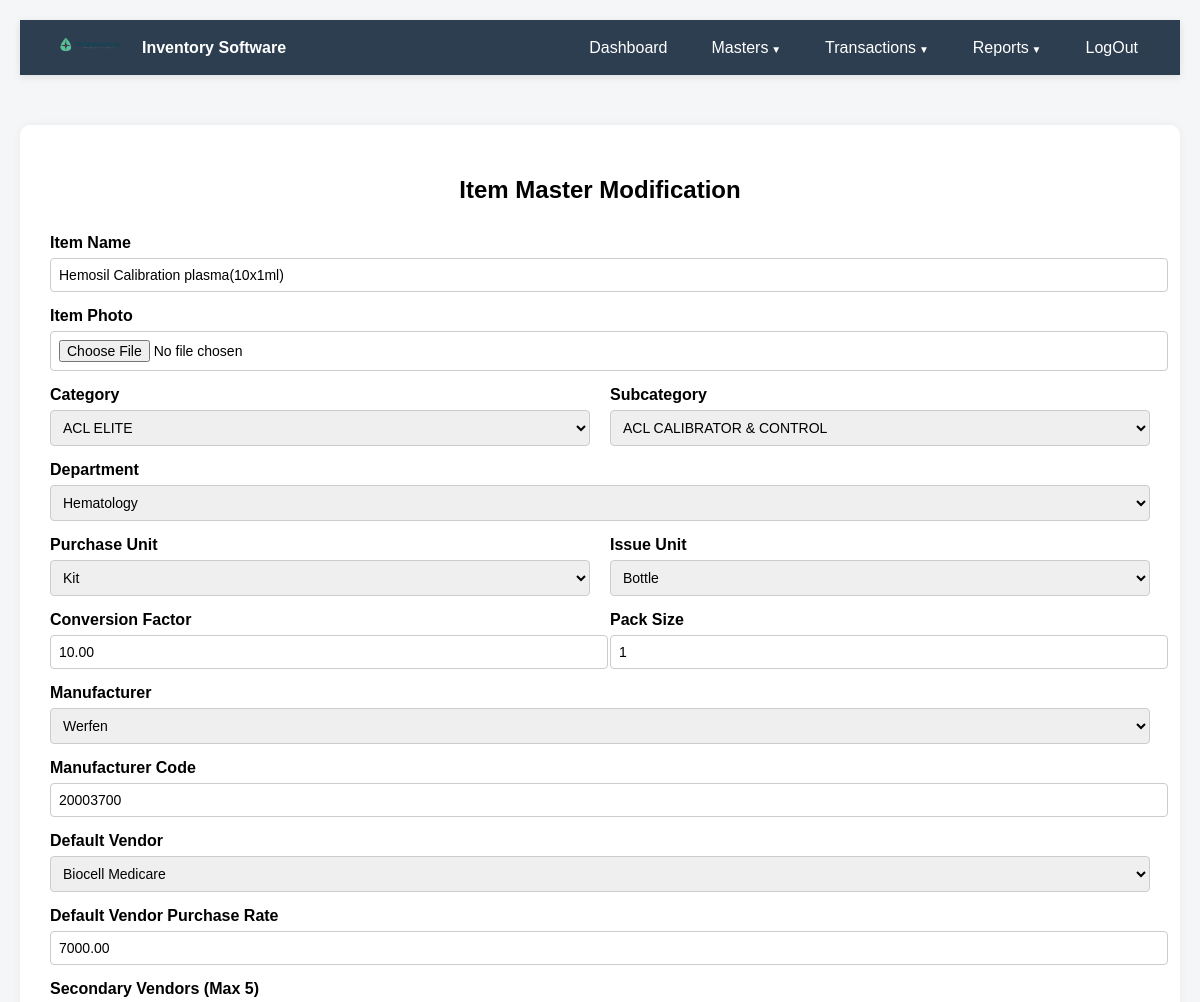
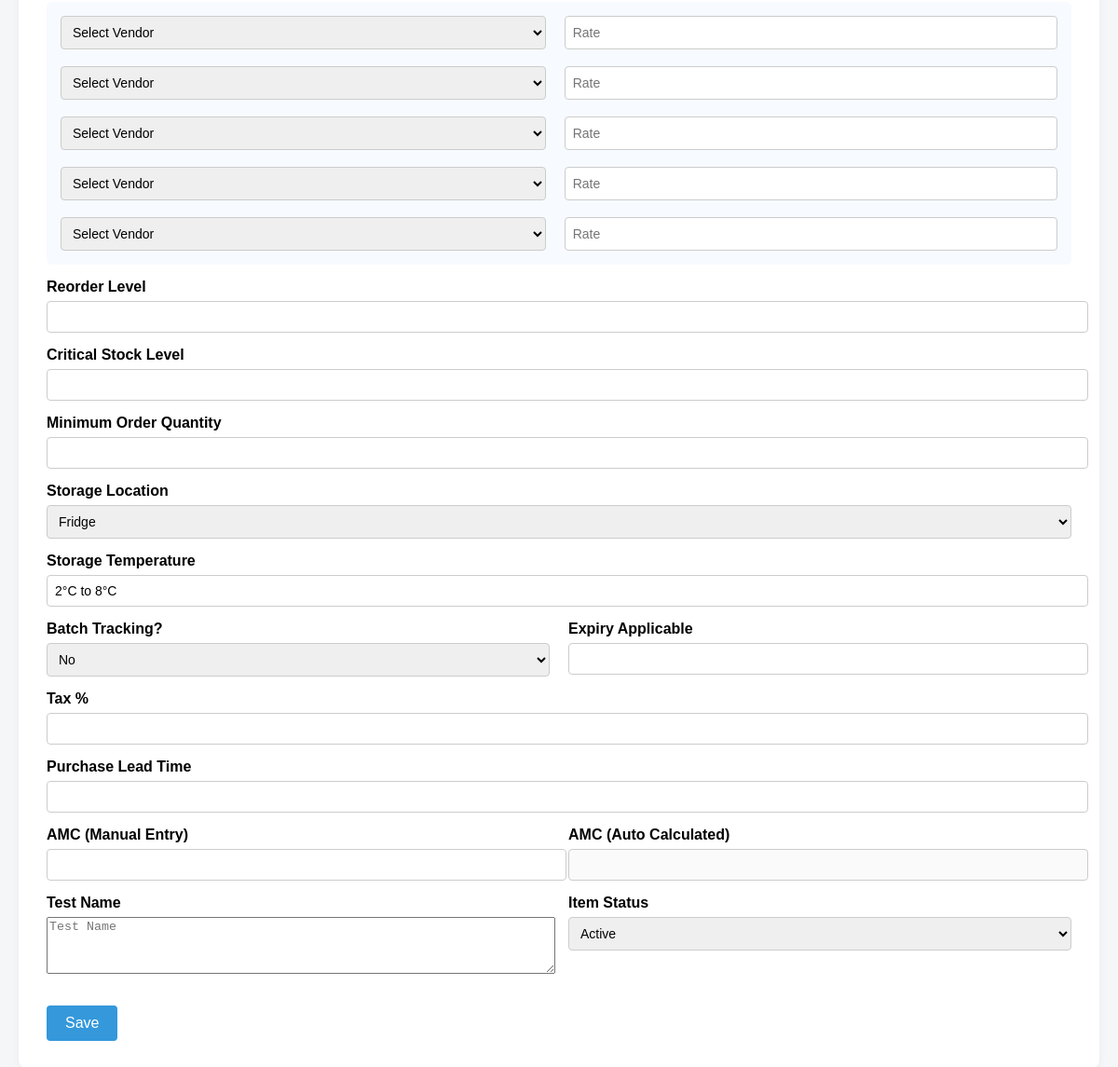
/modifyitem.php?id=ITM250418 (signed in), run on the app's committed database (2 pictures, top to bottom).
### tables this page shows
CREATE TABLE `item_master` (
  `id` int(11) NOT NULL,
  `code` varchar(225) NOT NULL,
  `name` varchar(150) NOT NULL,
  `category_code` varchar(10) DEFAULT NULL,
  `subcategory_code` varchar(10) DEFAULT NULL,
  `unit_code` varchar(10) DEFAULT NULL,
  `department_codes` text DEFAULT NULL,
  `vendor_codes` text DEFAULT NULL,
  `manufacturer` varchar(225) NOT NULL,
  `manufacturer_code` varchar(10) DEFAULT NULL,
  `temperature_code` varchar(10) DEFAULT NULL,
  `reorder_level` int(11) DEFAULT 0,
  `batch_tracking` tinyint(1) DEFAULT 0,
  `min_expiry_days` int(11) DEFAULT 0,
  `status` enum('Active','Inactive') DEFAULT 'Active',
  `updated_at` datetime DEFAULT current_timestamp() ON UPDATE current_timestamp(),
  `purchase_unit` varchar(50) DEFAULT NULL,
  `issue_unit` varchar(50) DEFAULT NULL,
  `conversion_factor` decimal(10,2) DEFAULT 1.00,
  `pack_size` varchar(50) DEFAULT NULL,
  `default_vendor` varchar(225) DEFAULT NULL,
  `default_rate` decimal(10,2) DEFAULT 0.00,
  `opening_stock` decimal(10,2) DEFAULT 0.00,
  `min_order_qty` decimal(10,2) DEFAULT 0.00,
  `storage_location` varchar(50) DEFAULT NULL,
  `storage_temp` varchar(50) DEFAULT NULL,
  `expiry_applicable` tinyint(1) DEFAULT 0,
  `purchase_lead_time` int(11) DEFAULT 0,
  `tax` decimal(5,2) DEFAULT 0.00,
  `amcc` varchar(225) NOT NULL,
  `photo` varchar(255) DEFAULT NULL,
  `secondary_vendors` text DEFAULT NULL,
  `secondary_vendorsrates` text NOT NULL,
  `testname` text NOT NULL
);

CREATE TABLE `subcategory_master` (
  `id` int(11) NOT NULL,
  `code` varchar(10) DEFAULT NULL,
  `name` varchar(100) NOT NULL,
  `category_code` varchar(10) DEFAULT NULL,
  `description` text DEFAULT NULL,
  `status` enum('Active','Inactive') DEFAULT 'Active',
  `updated_at` datetime DEFAULT current_timestamp()
);

CREATE TABLE `department_master` (
  `id` int(11) NOT NULL,
  `code` varchar(10) DEFAULT NULL,
  `name` varchar(100) NOT NULL,
  `description` text DEFAULT NULL,
  `status` enum('Active','Inactive') DEFAULT 'Active',
  `updated_at` datetime DEFAULT current_timestamp()
);

CREATE TABLE `unit_master` (
  `id` int(11) NOT NULL,
  `code` varchar(10) DEFAULT NULL,
  `name` varchar(100) NOT NULL,
  `description` text DEFAULT NULL,
  `status` enum('Active','Inactive') DEFAULT 'Active',
  `updated_at` datetime DEFAULT current_timestamp()
);

CREATE TABLE `vendor_master` (
  `id` int(11) NOT NULL,
  `code` varchar(10) DEFAULT NULL,
  `name` varchar(100) NOT NULL,
  `senior_manager` varchar(100) DEFAULT NULL,
  `senior_email` varchar(100) DEFAULT NULL,
  `senior_phone` varchar(20) DEFAULT NULL,
  `account_manager` varchar(100) DEFAULT NULL,
  `account_email` varchar(100) DEFAULT NULL,
  `account_phone` varchar(20) DEFAULT NULL,
  `pan` varchar(20) DEFAULT NULL,
  `gst` varchar(20) DEFAULT NULL,
  `address` text DEFAULT NULL,
  `status` enum('Active','Inactive') DEFAULT 'Active',
  `updated_at` datetime DEFAULT current_timestamp()
);

CREATE TABLE `location_master` (
  `id` int(11) NOT NULL,
  `code` varchar(10) DEFAULT NULL,
  `name` varchar(100) NOT NULL,
  `temperature_code` varchar(10) DEFAULT NULL,
  `description` text DEFAULT NULL,
  `status` enum('Active','Inactive') DEFAULT 'Active',
  `updated_at` datetime DEFAULT current_timestamp()
);

### modifyitem.php (the view, shortened to what this page needs)
<?php
include 'header.php';
include 'dbconnection.php';
$categories = [];
$subcategories = [];
$codess=$_GET['id'];
$cat_result = $conn->query("SELECT code, name FROM category_master WHERE status='Active'");
while ($row = $cat_result->fetch_assoc()) {
    $categories[$row['code']] = $row['name'];
}
$sub_result = $conn->query("SELECT code, name, category_code FROM subcategory_master WHERE status='Active'");
while ($row = $sub_result->fetch_assoc()) {
    $subcategories[] = $row;
}
$result = $conn->query("SELECT i.code AS `Item Code`,
  i.name AS `Item Name`,
  i.manufacturer_code AS `Mfg Code`,
  i.manufacturer AS `Manufact`,
  i.default_vendor AS `Vendor`,
  i.storage_temp AS `Storage Temp`,
  i.testname AS `Tests Names`,
  i.storage_location AS `Storage Loc`,
  m.name AS `Mfg Name`,
  l.name AS `Location`,
  i.purchase_unit AS `Per. Unit`,
  i.issue_unit AS `Iss. Unit`,
  i.conversion_factor AS `Conv. Factor`,
  i.pack_size AS `Pack Size`,
  i.default_rate AS `Rate`,
  v.name AS `Pimary Suppl.`,
  sc.name AS `Test Name`,
  t.name AS `Temp`,
  uni.name AS `Purcha Name`,
  i.subcategory_code AS `subcatgory code`,
   i.category_code AS `catgory code`,
   i.department_codes AS `department code`
FROM item_master i
LEFT JOIN manufacturer_master m ON i.manufacturer = m.code
LEFT JOIN location_master l ON i.storage_location = l.code
LEFT JOIN vendor_master v ON i.default_vendor = v.code
LEFT JOIN subcategory_master sc ON i.subcategory_code = sc.code
LEFT JOIN unit_master uni ON i.purchase_unit = uni.code
LEFT JOIN temperature_master t ON i.storage_temp = t.code WHERE i.code='$codess'");
$rowsssss = $result->fetch_assoc();
?>
</head>
<body>
    <div class="container">
        <h2>Item Master Modification</h2>
<form method="post" action="" enctype="multipart/form-data">
        <div class="form-group"><label>Item Name</label><input name="name" type="text" value="<?php echo $rowsssss["Item Name"]; ?>"></div>
        <div class="form-group"><label>Item Photo</label><input type="file" name="paymentqr"></div>
        <div class="form-row">
            <div class="form-group"><label>Category</label>
<select id="category" onchange="filterSubcategories()" name="category">
  <?php foreach ($categories as $code => $name): ?>
    <option value="<?=$code?>" <?php if ($code==$rowsssss["catgory code"]): echo  "selected=selected" ?>
                                                             <?php endif ?>><?=$name?></option>
  <?php endforeach; ?>
</select>
</div>
            <div class="form-group"><label>Subcategory</label><select id="subcategory" name="subcategory">
  <?php foreach ($subcategories as $sub): ?>
       <option value="<?=$sub['code']?>" <?php if ($sub['code']==$rowsssss["subcatgory code"]): echo  "selected=selected" ?>
                                                             <?php endif ?>><?=$sub['name']?></option>
  <?php endforeach; ?>
</select></div>
        </div>
        <div class="form-group"><label>Department</label><select id="department" name="department">
        <?php
$cat_resultdepart = $conn->query("SELECT * FROM department_master WHERE status='Active'");
while ($rowdepr = $cat_resultdepart->fetch_assoc()) {
    ?>
    <option value="<?=$rowdepr['code']?>" <?php if ($rowdepr['code']==$rowsssss["department code"]): echo  "selected=selected" ?>
                                                             <?php endif ?>><?=$rowdepr['name']?></option>
    <?php
}
        ?>
        </select></div>
        <div class="form-row">
            <div class="form-group"><label>Purchase Unit</label><select id="purchase_unit" name="purchase_unit"><?php
$cat_resultunit = $conn->query("SELECT * FROM unit_master WHERE status='Active'");
while ($rowdunit = $cat_resultunit->fetch_assoc()) {
    ?>
     <option value="<?=$rowdunit['code']?>" <?php if ($rowdunit['code']==$rowsssss["Per. Unit"]): echo  "selected=selected" ?>
                                                             <?php endif ?>><?=$rowdunit['name']?></option>
    <?php
}
        ?></select></div>
            <div class="form-group"><label>Issue Unit</label><select id="issue_unit" name="issue_unit"><?php
$cat_resultunit = $conn->query("SELECT * FROM unit_master WHERE status='Active'");
while ($rowdunit = $cat_resultunit->fetch_assoc()) {
    ?>
     <option value="<?=$rowdunit['name']?>" <?php if ($rowdunit['name']==$rowsssss["Iss. Unit"]): echo  "selected=selected" ?>
                                                             <?php endif ?>><?=$rowdunit['name']?></option>
    <?php
}
        ?></select></div>
        </div>
        <div class="form-row">
            <div class="form-group"><label>Conversion Factor</label><input type="number" id="conversion_factor" name="conversion_factor" value="<?php echo $rowsssss["Conv. Factor"]; ?>"></div>
            <div class="form-group"><label>Pack Size</label><input type="number" id="pack_size" name="pack_size" value="<?php echo $rowsssss["Pack Size"]; ?>"></div>
        </div>
        <div class="form-group"><label>Manufacturer</label><select id="manufacturer" name="manufacturer"><?php
$cat_resultman = $conn->query("SELECT * FROM manufacturer_master WHERE status='Active'");
while ($rowdman = $cat_resultman->fetch_assoc()) {
    ?>
<option value="<?= $rowdman['name'] ?>">
      <?= $rowdman['name'] ?></option>
    <?php
}
        ?></select></div>
        <div class="form-group"><label>Manufacturer Code</label><input type="text" id="manufacturer_code" name="manufacturer_code" value="<?php echo $rowsssss["Mfg Code"]; ?>"></div>
        <div class="form-group"><label>Default Vendor</label><select id="default_vendor" name="default_vendor">
            <?php
$cat_resultven = $conn->query("SELECT * FROM vendor_master WHERE status='Active'");
while ($rowdven = $cat_resultven->fetch_assoc()) {
    ?>
    <option value="<?=$rowdven['name']?>" <?php if ($rowdven['name']==$rowsssss["Vendor"]): echo  "selected=selected" ?>
                                                             <?php endif ?>><?=$rowdven['name']?></option>
    <?php
}
        ?></select></div>
        <div class="form-group"><label>Default Vendor Purchase Rate</label><input type="number" id="default_rate" name="default_rate" value="<?php echo $rowsssss["Rate"]; ?>"></div>
    <div class="form-group"><label>Secondary Vendors (Max 5)</label>
        <div style="background:#f7faff; padding:15px; border-radius:6px;">
            <div class="form-row"><select name="secondaryvend[]"><option>Select Vendor</option><?php
        ?></select><input type="number" name="secondaryrate[]" placeholder="Rate" /></div><br/>
            <div class="form-row"><select name="secondaryvend[]"><option>Select Vendor</option><?php
        ?></select><input type="number" name="secondaryrate[]" placeholder="Rate" /></div><br/>
            <div class="form-row"><select name="secondaryvend[]"><option>Select Vendor</option><?php
        ?></select><input type="number" name="secondaryrate[]" placeholder="Rate" /></div><br/>
            <div class="form-row"><select name="secondaryvend[]"><option>Select Vendor</option><?php
        ?></select><input type="number" name="secondaryrate[]" placeholder="Rate" /></div><br/>
            <div class="form-row"><select name="secondaryvend[]"><option>Select Vendor</option><?php
        ?></select><input type="number" name="secondaryrate[]" placeholder="Rate" /></div>
        </div>
    </div>
        <div class="form-group"><label>Reorder Level</label><input type="number" id="reorder_level" name="reorder_level" value="<?php echo $rowsssss["reorder_level"]; ?>"></div>
        <div class="form-group"><label>Critical Stock Level</label><input type="number" id="opening_stock" name="opening_stock" value="<?php echo $rowsssss["min_order_qty"]; ?>"></div>
        <div class="form-group"><label>Minimum Order Quantity</label><input type="number" id="min_order_qty" name="min_order_qty" value="<?php echo $rowsssss["min_order_qty"]; ?>"></div>
        <div class="form-group"><label>Storage Location</label>
            <select onchange="autoFillTemperature()" id="storageLocation" name="storageLocation">
                <?php
$cat_resultloc = $conn->query("SELECT * FROM location_master WHERE status='Active'");
while ($rowdloc = $cat_resultloc->fetch_assoc()) {
    ?>
    <option value="<?=$rowdloc['temperature_code']?>" <?php if ($rowdloc['temperature_code']==$rowsssss["Storage Loc"]): echo  "selected=selected" ?>
                                                             <?php endif ?>><?=$rowdloc['temperature_code']?></option>
    <?php
}
        ?>
            </select>
        </div>
        <div class="form-group"><label>Storage Temperature</label><input type="text" id="storageTemp" readonly  name="storageTemp" value="<?php echo $rowsssss["Storage Temp"]; ?>"></div>
        <div class="form-row">
            <div class="form-group"><label>Batch Tracking?</label>
                <select id="batchTracking" onchange="toggleExpiryField()" name="batchTracking">
                    <option value="No">No</option>
                </select>
            </div>
            <div class="form-group"><label>Expiry Applicable</label><input type="text" id="expiryApplicable" name="expiryApplicable" value="<?php echo $rowsssss["expiry_applicable"]; ?>" readonly></div>
        </div>
        <div class="form-group"><label>Tax %</label><input type="number" id="tax" name="tax" value="<?php echo $rowsssss["tax"]; ?>"></div>
        <div class="form-group"><label>Purchase Lead Time</label><input type="number" id="purchase_lead_time" name="purchase_lead_time" value="<?php echo $rowsssss["purchase_lead_time"]; ?>"></div>
        <div class="form-row">
            <div class="form-group"><label>AMC (Manual Entry)</label><input type="number" id="amcc" name="amcc" value="<?php echo $rowsssss["amcc"]; ?>"></div>
            <div class="form-group"><label>AMC (Auto Calculated)</label><input type="number" disabled value="<?php echo $rowsssss[""]; ?>"></div>
        </div>
<div class="form-row">
    <div class="form-group"><label>Test Name</label>
    <textarea class="form-group"  rows="2" placeholder="Test Name" name="testname" style="    width: 100%;
    height: 55px;" ><?php echo $rowsssss["testname"]; ?></textarea>
</div>
        <div class="form-group"><label>Item Status</label>
            <select id="status" name="status"><option>Active</option><option>Inactive</option></select>
        </div>
    </div>
        <button type="submit" class="btn" name="submit">Save</button>
    </form>
    </div>
</body>
</html>

### header.php (style rules this page uses)
body { font-family: Arial, sans-serif; background: #f6f9fc; margin: 0; padding: 20px; }
.container { max-width: 1200px; margin: auto; }
h2 { margin-top: 0; }

### modifyitem.php (style rules this page uses)
body { font-family: Arial, sans-serif; background: #f4f6f8; padding: 20px; }
.container { background: #fff; padding: 30px; max-width: 1100px; margin: auto; border-radius: 10px; box-shadow: 0 0 10px rgba(0,0,0,0.05); margin-top: 50px; }
h2 { text-align: center; margin-bottom: 30px; }
.form-group { margin-bottom: 15px; }
label { display: block; font-weight: bold; margin-bottom: 6px; }
input[type="text"], input[type="number"], select, input[type="file"] { width: 100%; padding: 8px; font-size: 14px; border: 1px solid #ccc; border-radius: 4px; }
.form-row { display: flex; gap: 20px; }
.form-row .form-group { flex: 1; }
.btn { padding: 10px 20px; border: none; border-radius: 4px; background: #3498db; color: white; font-size: 16px; cursor: pointer; }

### data on the page
item_master: name "Hemosil Calibration plasma(10x1ml)", category "ACL ELITE", subcategory "ACL CALIBRATOR & CONTROL", department "Hematology", purchase_unit "Kit", issue_unit "Bottle", conversion_factor "10.00", pack_size "1", manufacturer_code "20003700", default_vendor "Biocell Medicare", default_rate "7000.00", storageLocation "Fridge", storageTemp "2°C to 8°C"

### other printed values
form field manufacturer "Werfen"
